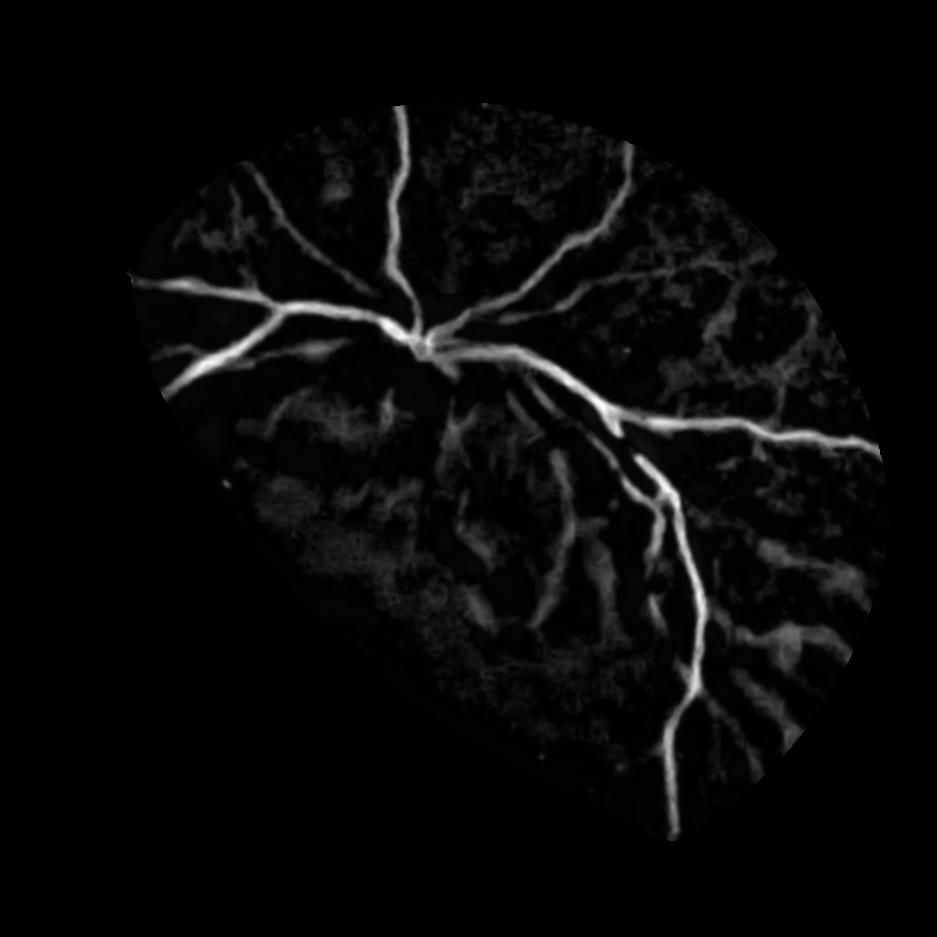
%> input picture Pipeline/Imagenes/Vasos_165.jpg, 937 x 937 px
$ octave Mosaico.m   (GNU Octave 9; MATLAB toolbox functions it lacks are replaced by stand-ins)
%> lines starting %> are read from the running program, lines starting %| are printed output that depends on the picture
### Pipeline/Funciones/cargarimagen.m
function [imRGB,imGray] = cargarimagen(file)
%> called with file = 'Vasos_165.jpg'
%CARGA DE IMAGEN Lectura de imagen desde un archivo
%   Si se pasa el argumento file, abre el archivo de imagen y devuelve la
%   imagen en RGB y (opcional) en escala de grises.
%   Si no se pasa argumento, brinda una interfaz para elegir el archivo de
%   donde se obtiene la imagen. Mismo output.
%   Parametros:
%   - file (opcional): nombre del archivo o ruta completa del archivo
%   Retornos:
%   - imRGB: imagen leida directamente del archivo (generalmente en RGB)
%   - imGray (opcional): imagen conve rtida a escala de grises
% -------------------------------
    if (nargin == 0) % no se pasa el nombre del archivo por imagen
        [filename, path] = uigetfile ({'*.jpg;*.tif;*.png;*.gif',...
            'All Image Files';'*.*','All Files'},...
            'Seleccione la imagen');
        if(filename == 0)
            fprintf('No se selecciono archivo\n')
            return;
        else
            fprintf('Archivo Seleccionado:\n ')
            disp(filename);
            fprintf('Path:\n ')
            disp(strcat(path,filename));
            imRGB = im2double(imread(strcat(path,filename)));

        end

        % Se da la direccion del archivo a abrir
    else
        [path,name,ext] = fileparts(file);
        fprintf('======= Carga de Imagen ======= \n ');
        fprintf('-- Imagen Seleccionado:\n ')
        disp(strcat(name,ext));
        fprintf('Path:\n ')
        if(size(path) == 0)
            which(strcat(name,ext))
        else
            disp(path);
        end
        imRGB = im2double(imread(file));
%> imRGB: size 937x937 double; min 0, max 1, mean 0.0322
    end

    % Argumento de salida opcional
    switch nargout
        case 2
            if( size(imRGB,3) == 3 )
                % Convierte la imagen original RGB en escala de grises
                imGray = im2double(rgb2gray(imRGB));
            else
                % En el caso de que la imagen original este en escala de
                % grises, las dos imagenes quedan iguales
                imGray = imRGB;
            end
    end

end

### Pipeline/Mosaico.m
clear all; close all; clc;
% Prueba de Mosaico
% Cargar las imagenes del mosaico
addpath('./Funciones');
addpath('./Imagenes');

[~,imGray1] = cargarimagen('Vasos_165.jpg');
[~,imGray2] = cargarimagen('Vasos_819.jpg');
%> call 2 of cargarimagen, with file = 'Vasos_819.jpg'
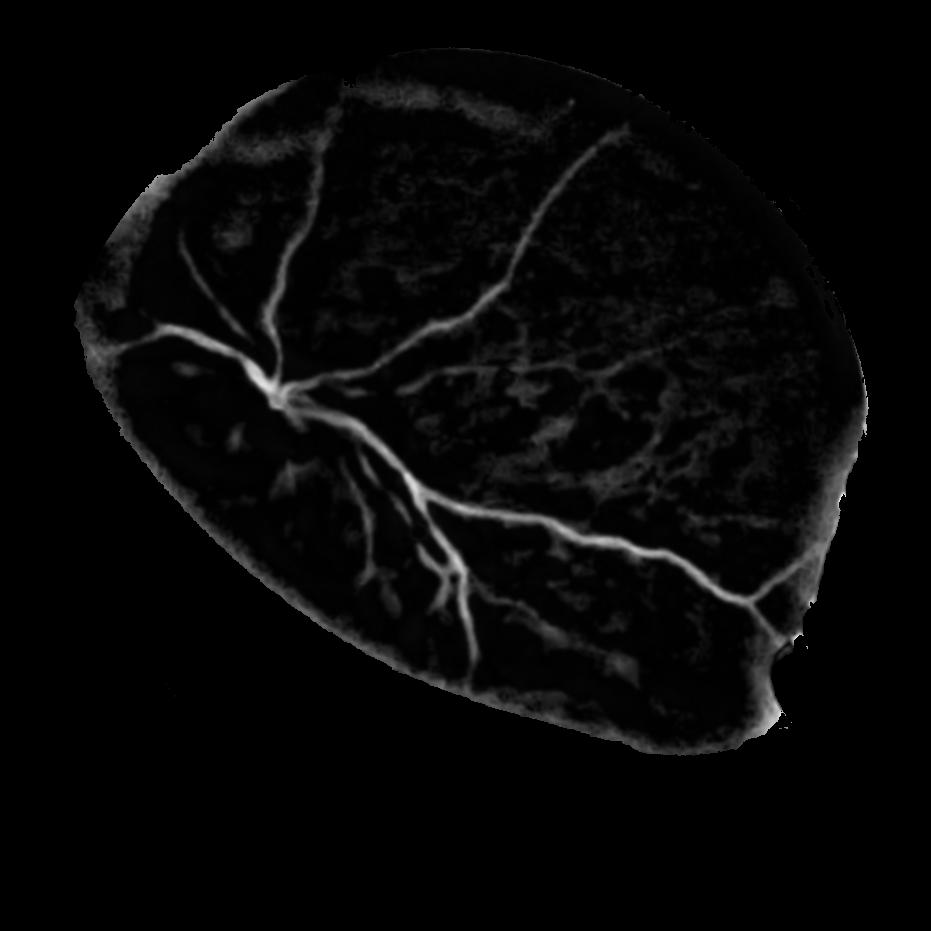
%> input picture Pipeline/Imagenes/Vasos_819.jpg, 931 x 931 px

imGray1 = imadjust(imGray1);
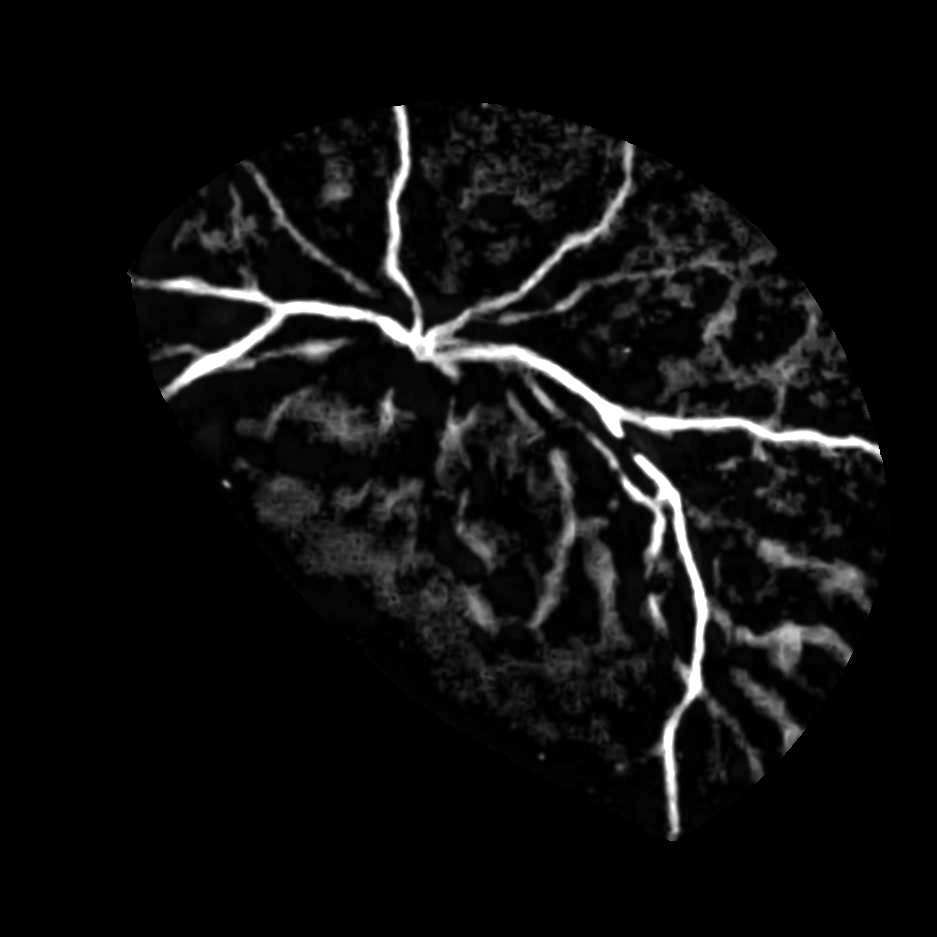
%> imGray1: size 937x937 double; min 0, max 1, mean 0.0576
imGray2 = imadjust(imGray2);
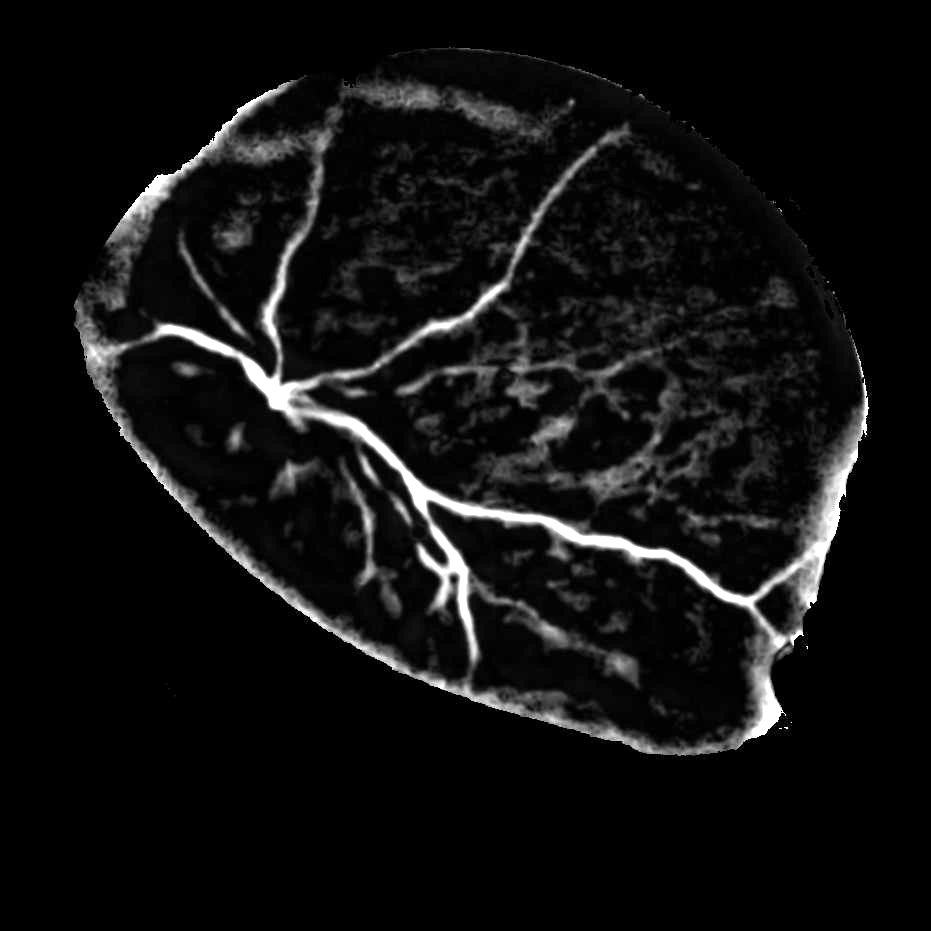
%> imGray2: size 931x931 double; min 0, max 1, mean 0.0651

imGray2 = imresize(imGray2,size(imGray1));
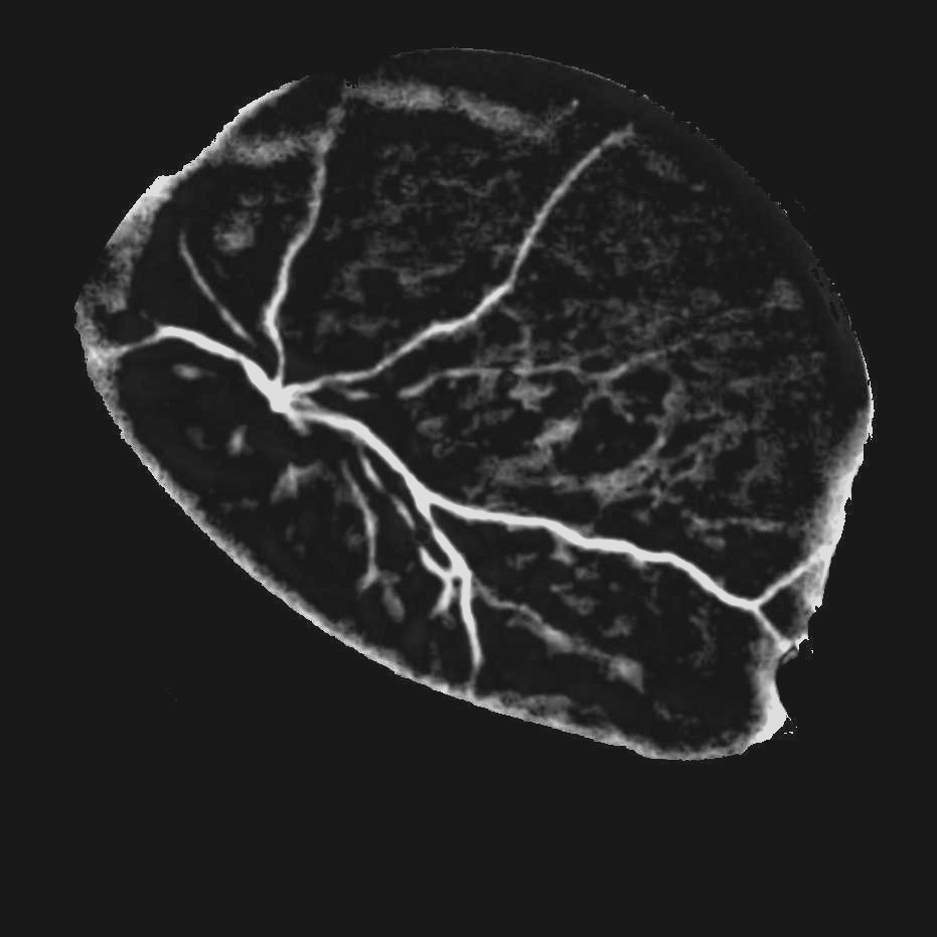
%> imGray2: size 937x937 double; min -0.122, max 1.16, mean 0.0651; drawn with min black and max white

%% Etapa 2 - Registro de pares de imagenes

%> (the run ends here)
